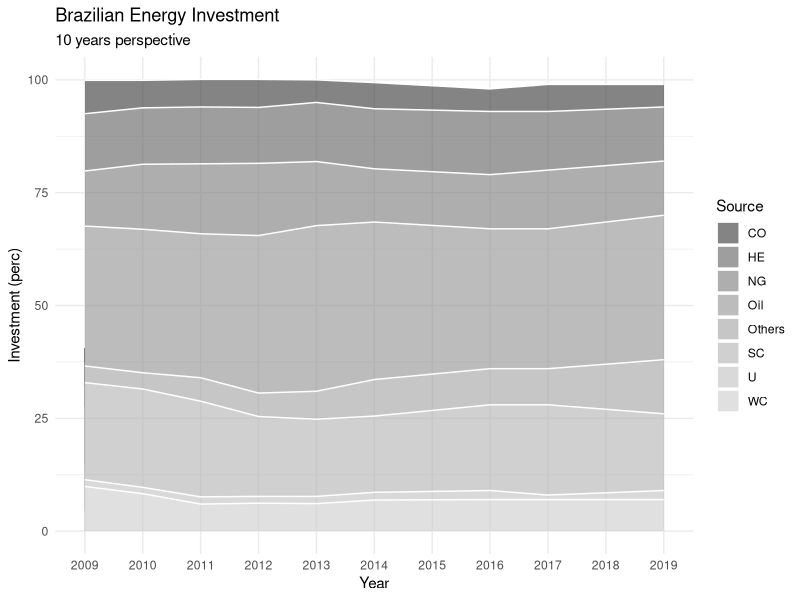
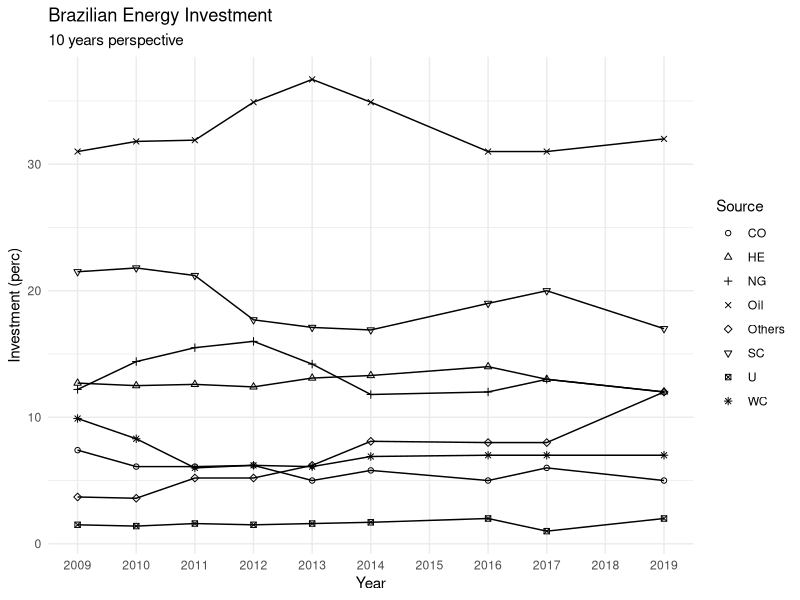
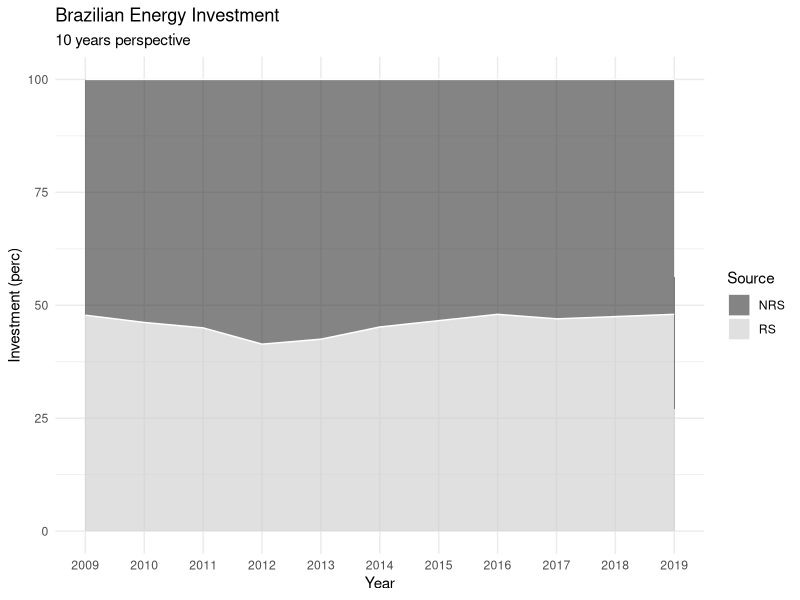
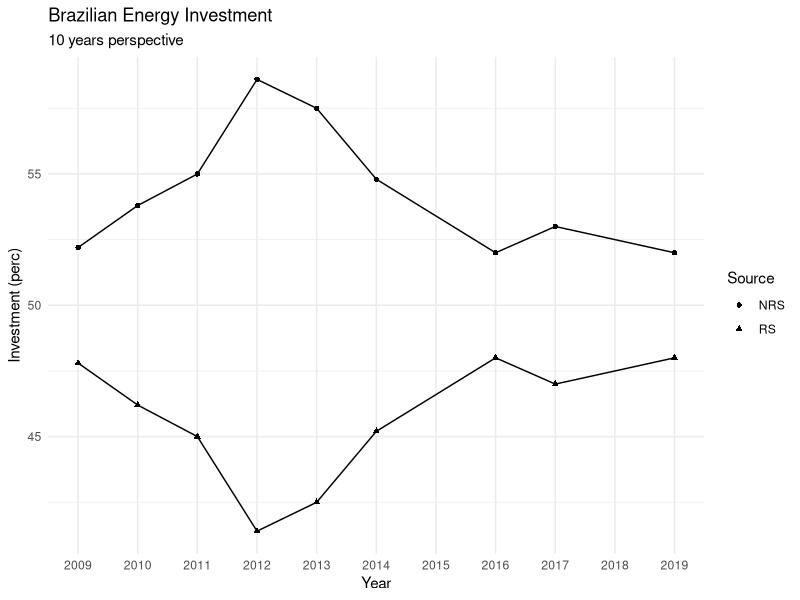
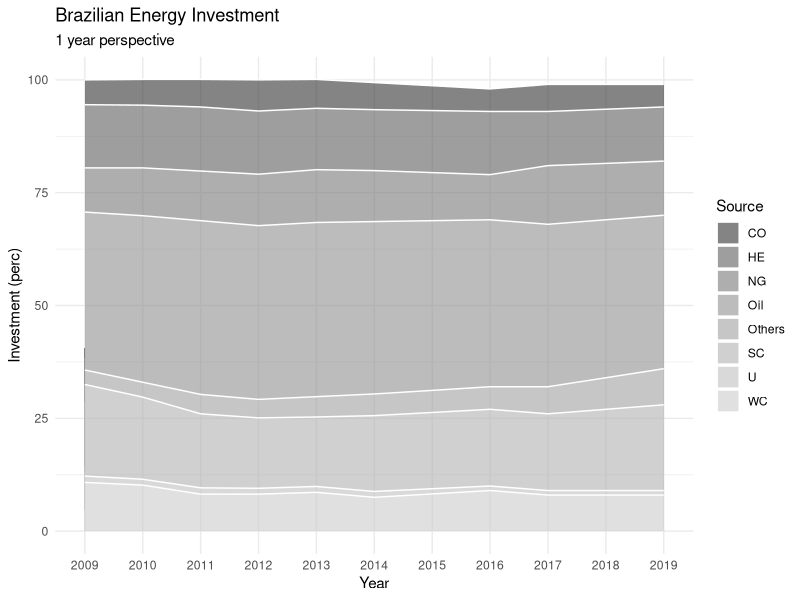
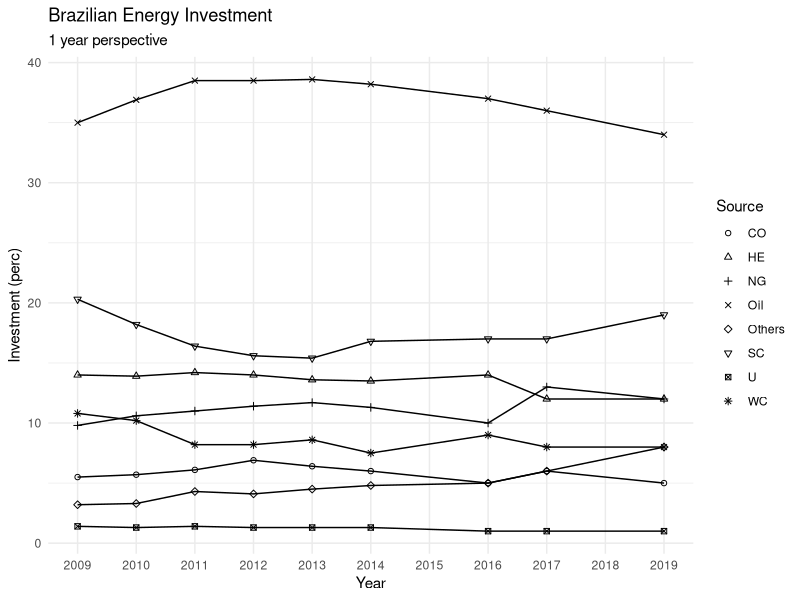
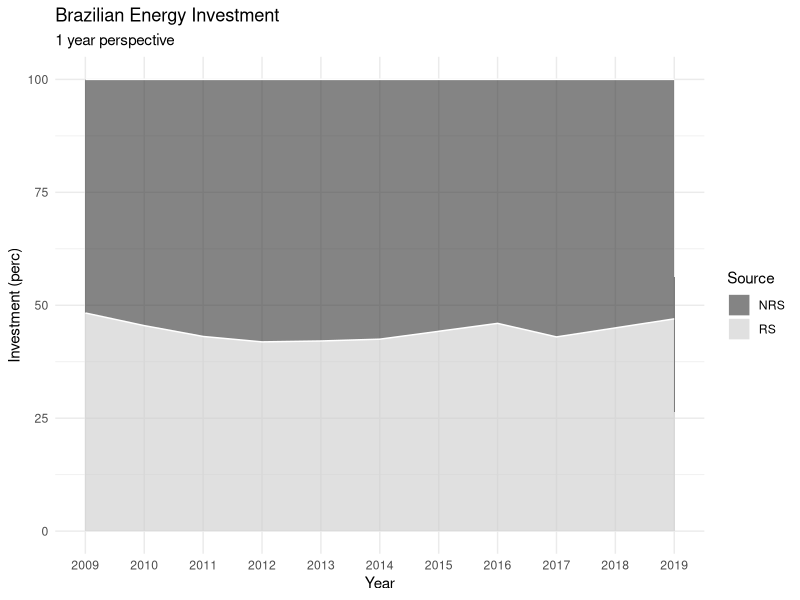
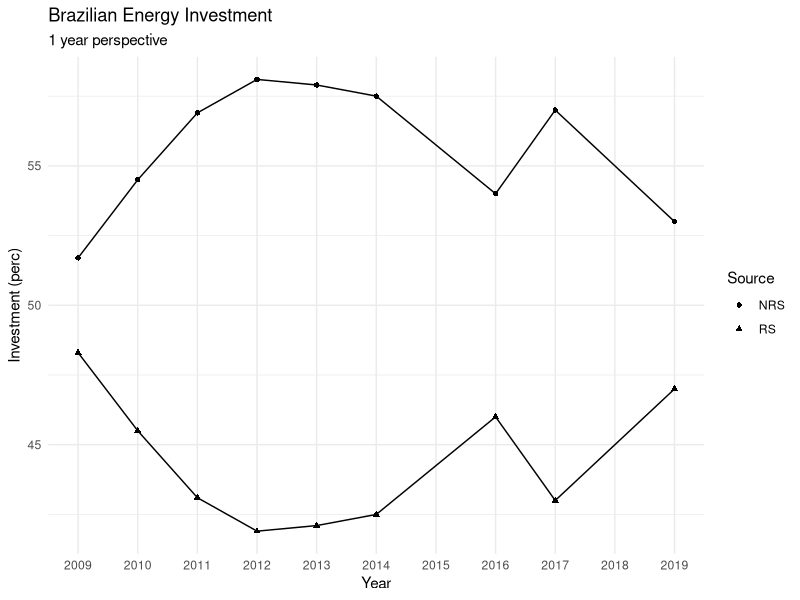

The R source for these figures, in order:
## ---- chunk 1
library(tidyverse)
library(scales)
database <- read_csv("database.csv")
NRS <- c('Oil','NG','CO','U')
RS <- c('HE','WC','SC','Others')
summary(database)
## ---- chunk 2
database %>%
  select(Year,'10_Oil','10_NG','10_CO','10_U','10_HE','10_WC','10_SC','10_Others') %>%
  pivot_longer(!Year, names_to = "Source", values_to = "Investment") %>%
  mutate(Source = str_sub(Source,4)) %>%
  ggplot(aes(x = Year))+
  geom_area(aes(y = Investment, fill = Source), col = "white", alpha=0.6)+
  scale_fill_grey()+
  ggtitle("Brazilian Energy Investment", subtitle = "10 years perspective")+
  ylab("Investment (perc)")+
  theme_minimal()+
  theme(panel.grid.minor.x = element_blank())+
  scale_x_continuous(breaks = seq(2009,2019,1))
database %>%
  select(Year,'10_Oil','10_NG','10_CO','10_U','10_HE','10_WC','10_SC','10_Others') %>%
  pivot_longer(!Year, names_to = "Source", values_to = "Investment") %>%
  mutate(Source = str_sub(Source,4)) %>%
  ggplot(aes(x = Year))+
  geom_line(aes(y = Investment, group = Source))+
  geom_point(aes(y = Investment, group = Source, shape = Source))+
  scale_shape_manual(values=1:10)+
  ggtitle("Brazilian Energy Investment", subtitle = "10 years perspective")+
  ylab("Investment (perc)")+
  theme_minimal()+
  theme(panel.grid.minor.x = element_blank())+
  scale_x_continuous(breaks = seq(2009,2019,1))

database %>%
  select(Year,'10_NRS','10_RS') %>%
  pivot_longer(!Year, names_to = "Source", values_to = "Investment") %>%
  mutate(Source = str_sub(Source,4)) %>%
  ggplot(aes(x = Year))+
  geom_area(aes(y = Investment, fill = Source), col = "white", alpha=0.6)+
  scale_fill_grey()+
  ggtitle("Brazilian Energy Investment", subtitle = "10 years perspective")+
  ylab("Investment (perc)")+
  theme_minimal()+
  theme(panel.grid.minor.x = element_blank())+
  scale_x_continuous(breaks = seq(2009,2019,1))
database %>%
  select(Year,'10_NRS','10_RS') %>%
  pivot_longer(!Year, names_to = "Source", values_to = "Investment") %>%
  mutate(Source = str_sub(Source,4)) %>%
  ggplot(aes(x = Year))+
  geom_line(aes(y = Investment, group = Source))+
  geom_point(aes(y = Investment, group = Source, shape = Source))+
  scale_color_grey()+
  ggtitle("Brazilian Energy Investment", subtitle = "10 years perspective")+
  ylab("Investment (perc)")+
  theme_minimal()+
  theme(panel.grid.minor.x = element_blank())+
  scale_x_continuous(breaks = seq(2009,2019,1))
## ---- chunk 3
database %>%
  select(Year,'1_Oil','1_NG','1_CO','1_U','1_HE','1_WC','1_SC','1_Others') %>%
  pivot_longer(!Year, names_to = "Source", values_to = "Investment") %>%
  mutate(Source = str_sub(Source,3)) %>%
  ggplot(aes(x = Year))+
  geom_area(aes(y = Investment, fill = Source), col = "white", alpha=0.6)+
  scale_fill_grey()+
  ggtitle("Brazilian Energy Investment", subtitle = "1 year perspective")+
  ylab("Investment (perc)")+
  theme_minimal()+
  theme(panel.grid.minor.x = element_blank())+
  scale_x_continuous(breaks = seq(2009,2019,1))
database %>%
  select(Year,'1_Oil','1_NG','1_CO','1_U','1_HE','1_WC','1_SC','1_Others') %>%
  pivot_longer(!Year, names_to = "Source", values_to = "Investment") %>%
  mutate(Source = str_sub(Source,3)) %>%
  ggplot(aes(x = Year))+
  geom_line(aes(y = Investment, group = Source))+
  geom_point(aes(y = Investment, group = Source, shape = Source))+
  scale_shape_manual(values=1:10)+
  ggtitle("Brazilian Energy Investment", subtitle = "1 year perspective")+
  ylab("Investment (perc)")+
  theme_minimal()+
  theme(panel.grid.minor.x = element_blank())+
  scale_x_continuous(breaks = seq(2009,2019,1))

database %>%
  select(Year,'1_NRS','1_RS') %>%
  pivot_longer(!Year, names_to = "Source", values_to = "Investment") %>%
  mutate(Source = str_sub(Source,3)) %>%
  ggplot(aes(x = Year))+
  geom_area(aes(y = Investment, fill = Source), col = "white", alpha=0.6)+
  scale_fill_grey()+
  ggtitle("Brazilian Energy Investment", subtitle = "1 year perspective")+
  ylab("Investment (perc)")+
  theme_minimal()+
  theme(panel.grid.minor.x = element_blank())+
  scale_x_continuous(breaks = seq(2009,2019,1))
database %>%
  select(Year,'1_NRS','1_RS') %>%
  pivot_longer(!Year, names_to = "Source", values_to = "Investment") %>%
  mutate(Source = str_sub(Source,3)) %>%
  ggplot(aes(x = Year))+
  geom_line(aes(y = Investment, group = Source))+
  geom_point(aes(y = Investment, group = Source, shape = Source))+
  scale_color_grey()+
  ggtitle("Brazilian Energy Investment", subtitle = "1 year perspective")+
  ylab("Investment (perc)")+
  theme_minimal()+
  theme(panel.grid.minor.x = element_blank())+
  scale_x_continuous(breaks = seq(2009,2019,1))
## ---- chunk 4
# per source
y1 <- database %>%
  select(Year,'1_Oil','1_NG','1_CO','1_U','1_HE','1_WC','1_SC','1_Others') %>%
  pivot_longer(!Year, names_to = "Source", values_to = "Investment")

y10 <- database %>%
  select(Year,'10_Oil','10_NG','10_CO','10_U','10_HE','10_WC','10_SC','10_Others') %>%
  pivot_longer(!Year, names_to = "Source", values_to = "Investment")

relative <- y1
relative$Investment <- y10$Investment-y1$Investment

relative %>%
  mutate(Source = str_sub(Source,3), IsRenewable = if_else(Source %in% NRS, "NRS", "RS")) %>%
  ggplot(aes(x = Year))+
  geom_line(aes(y = Investment, group = Source), size = 0.5)+
  geom_point(aes(y = Investment, group = Source, shape = Source))+
  geom_hline(yintercept = 0)+
  scale_shape_manual(values=1:10)+
  ggtitle("Brazilian Energy Investment", subtitle = "changes in 10 years")+
  ylab("Investment (perc)")+
  theme_minimal()+
  theme(panel.grid.minor.x = element_blank())+
  scale_x_continuous(breaks = seq(2009,2019,1))+
  facet_grid(rows = vars(IsRenewable))

#Renewable and non-renewable grouping

y1 <- database %>%
  select(Year,'1_RS','1_NRS') %>%
  pivot_longer(!Year, names_to = "Source", values_to = "Investment")

y10 <- database %>%
  select(Year,'10_RS','10_NRS') %>%
  pivot_longer(!Year, names_to = "Source", values_to = "Investment")

relativeGeneral <- y1
relativeGeneral$Investment <- y10$Investment-y1$Investment

relativeGeneral %>%
  mutate(Source = str_sub(Source,3)) %>%
  ggplot(aes(x = Year))+
  geom_line(aes(y = Investment, group = Source), size = 0.5)+
  geom_point(aes(y = Investment, group = Source, shape = Source))+
  geom_hline(yintercept = 0)+
  scale_shape_manual(values=1:10)+
  ggtitle("Brazilian Energy Investment", subtitle = "changes in 10 years")+
  ylab("Investment (perc)")+
  theme_minimal()+
  theme(panel.grid.minor.x = element_blank())+
  scale_x_continuous(breaks = seq(2009,2019,1))
## ---- chunk 5
database %>%
  select(Year,'0_El','0_En','0_Re','0_Com','0_Pu','0_Agro','0_Trans','0_Ind','0_EF') %>%
  pivot_longer(!Year, names_to = "Source", values_to = "Investment") %>%
  mutate(Source = str_sub(Source,3)) %>%
  ggplot(aes(x = Year))+
  geom_line(aes(y = Investment, group = Source))+
  geom_point(aes(y = Investment, group = Source, shape = Source))+
  scale_shape_manual(values=1:10)+
  scale_color_grey()+
  ggtitle("Brazilian Energy GHG Emissions", subtitle = "")+
  ylab("Emission (MtCO2-eq)")+
  theme_minimal()+
  theme(panel.grid.minor.x = element_blank())+
  scale_x_continuous(breaks = seq(2009,2019,1))

database %>%
  select(Year,'10_El','10_En','10_Re','10_Com','10_Pu','10_Agro','10_Trans','10_Ind','10_EF') %>%
  pivot_longer(!Year, names_to = "Source", values_to = "Investment") %>%
  mutate(Source = str_sub(Source,4)) %>%
  ggplot(aes(x = Year))+
  geom_line(aes(y = Investment, group = Source))+
  geom_point(aes(y = Investment, group = Source, shape = Source))+
  scale_shape_manual(values=1:10)+
  scale_color_grey()+
  ggtitle("Brazilian Energy Sector GHG Emissions", subtitle = "10 years projection")+
  ylab("Emission (MtCO2-eq)")+
  theme_minimal()+
  theme(panel.grid.minor.x = element_blank())+
  scale_x_continuous(breaks = seq(2009,2019,1))
## ---- chunk 6
y1 <- database %>%
  select(Year,'1_Oil','1_NG','1_CO','1_U','1_HE','1_WC','1_SC','1_Others') %>%
  pivot_longer(!Year, names_to = "Source", values_to = "Investment")

y10 <- database %>%
  select(Year,'10_Oil','10_NG','10_CO','10_U','10_HE','10_WC','10_SC','10_Others') %>%
  pivot_longer(!Year, names_to = "Source", values_to = "Investment")

relative <- y1
relative$'Current Investment (perc)' <- relative$Investment
relative$Investment <- y10$Investment-y1$Investment

relative %>%
  mutate(Source = str_sub(Source,3), IsRenewable = if_else(Source %in% NRS, "NRS", "RS")) %>%
  ggplot(aes(x = Year))+
  geom_line(aes(y = Investment, group = Source, col = Source), size = 0.5)+
  geom_point(aes(y = Investment, group = Source, size = `Current Investment (perc)`, col = Source), alpha = 0.6)+
  geom_hline(yintercept = 0)+
  scale_shape_manual(values=1:10)+
  ggtitle("Brazilian Energy Investment", subtitle = "planned changes in 10 years")+
  ylab("Planned Investment changes (perc)")+
  theme_minimal()+
  theme(panel.grid.minor.x = element_blank())+
  scale_x_continuous(breaks = seq(2009,2019,1))+
  scale_y_continuous(breaks = seq(-7,7,2.5))+
  ylim(c(-7,7))+
  facet_grid(rows = vars(IsRenewable))
